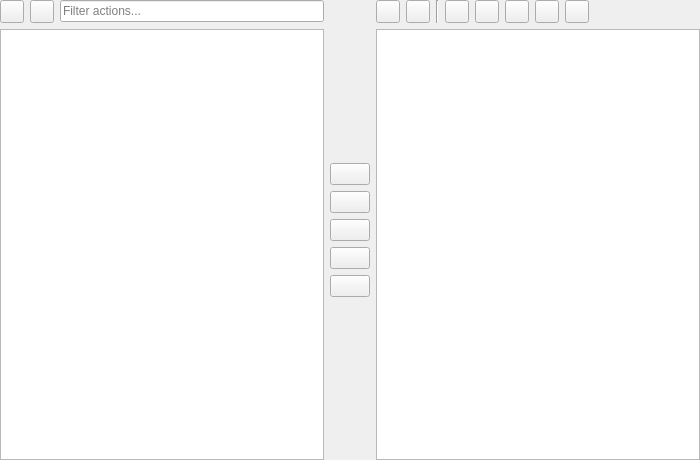
<?xml version="1.0" encoding="UTF-8"?>
<ui version="4.0">
 <class>LC_ActionsDualListWidget</class>
 <widget class="QWidget" name="LC_ActionsDualListWidget">
  <property name="geometry">
   <rect>
    <x>0</x>
    <y>0</y>
    <width>700</width>
    <height>460</height>
   </rect>
  </property>
  <layout class="QHBoxLayout" name="horizontalLayout_main">
   <property name="spacing">
    <number>6</number>
   </property>
   <property name="leftMargin">
    <number>0</number>
   </property>
   <property name="topMargin">
    <number>0</number>
   </property>
   <property name="rightMargin">
    <number>0</number>
   </property>
   <property name="bottomMargin">
    <number>0</number>
   </property>
   <item>
    <widget class="QWidget" name="paneAvailable" native="true">
     <layout class="QVBoxLayout" name="verticalLayout_avail">
      <property name="spacing">
       <number>6</number>
      </property>
      <property name="leftMargin">
       <number>0</number>
      </property>
      <property name="topMargin">
       <number>0</number>
      </property>
      <property name="rightMargin">
       <number>0</number>
      </property>
      <property name="bottomMargin">
       <number>0</number>
      </property>
      <item>
       <layout class="QHBoxLayout" name="horizontalLayout_availBar">
        <item>
         <widget class="QToolButton" name="tbExpandAll">
          <property name="toolTip">
           <string>Expand all action groups</string>
          </property>
          <property name="icon">
           <iconset resource="../../../../../../res/icons/icons.qrc">
            <normaloff>:/icons/expand_all.lci</normaloff>:/icons/expand_all.lci</iconset>
          </property>
         </widget>
        </item>
        <item>
         <widget class="QToolButton" name="tbCollapseAll">
          <property name="toolTip">
           <string>Collapse all action groups</string>
          </property>
          <property name="icon">
           <iconset resource="../../../../../../res/icons/icons.qrc">
            <normaloff>:/icons/collapse_all.lci</normaloff>:/icons/collapse_all.lci</iconset>
          </property>
         </widget>
        </item>
        <item>
         <widget class="LC_SearchLineEdit" name="leFilter">
          <property name="toolTip">
           <string>Filter available actions by name</string>
          </property>
          <property name="placeholderText">
           <string>Filter actions...</string>
          </property>
         </widget>
        </item>
       </layout>
      </item>
      <item>
       <widget class="QTreeView" name="tvAvailable">
        <property name="contextMenuPolicy">
         <enum>Qt::ContextMenuPolicy::CustomContextMenu</enum>
        </property>
        <property name="toolTip">
         <string>Available CAD actions grouped by category</string>
        </property>
        <property name="headerHidden">
         <bool>true</bool>
        </property>
       </widget>
      </item>
     </layout>
    </widget>
   </item>
   <item>
    <layout class="QVBoxLayout" name="verticalLayout_transfer">
     <item>
      <spacer name="verticalSpacer_transTop">
       <property name="orientation">
        <enum>Qt::Orientation::Vertical</enum>
       </property>
       <property name="sizeHint" stdset="0">
        <size>
         <width>20</width>
         <height>40</height>
        </size>
       </property>
      </spacer>
     </item>
     <item>
      <widget class="QPushButton" name="btnAdd">
       <property name="toolTip">
        <string>Add selected action to active group or root</string>
       </property>
       <property name="text">
        <string/>
       </property>
       <property name="icon">
        <iconset resource="../../../../../../res/icons/icons.qrc">
         <normaloff>:/icons/chevron_right.lci</normaloff>:/icons/chevron_right.lci</iconset>
       </property>
      </widget>
     </item>
     <item>
      <widget class="QPushButton" name="btnAddSeparator">
       <property name="toolTip">
        <string>Insert divider separator line</string>
       </property>
       <property name="text">
        <string/>
       </property>
       <property name="icon">
        <iconset resource="../../../../../../res/icons/icons.qrc">
         <normaloff>:/icons/separator_add.lci</normaloff>:/icons/separator_add.lci</iconset>
       </property>
      </widget>
     </item>
     <item>
      <widget class="QPushButton" name="btnAddGroup">
       <property name="toolTip">
        <string>Create a new action group / sub-menu</string>
       </property>
       <property name="text">
        <string/>
       </property>
       <property name="icon">
        <iconset resource="../../../../../../res/icons/icons.qrc">
         <normaloff>:/icons/create_menu.lci</normaloff>:/icons/create_menu.lci</iconset>
       </property>
      </widget>
     </item>
     <item>
      <widget class="QPushButton" name="btnRemove">
       <property name="toolTip">
        <string>Remove selected item</string>
       </property>
       <property name="text">
        <string/>
       </property>
       <property name="icon">
        <iconset resource="../../../../../../res/icons/icons.qrc">
         <normaloff>:/icons/chevron_left.lci</normaloff>:/icons/chevron_left.lci</iconset>
       </property>
      </widget>
     </item>
     <item>
      <widget class="QPushButton" name="btnRemoveAll">
       <property name="toolTip">
        <string>Remove all items</string>
       </property>
       <property name="text">
        <string/>
       </property>
       <property name="icon">
        <iconset resource="../../../../../../res/icons/icons.qrc">
         <normaloff>:/icons/chevron_left_all.lci</normaloff>:/icons/chevron_left_all.lci</iconset>
       </property>
      </widget>
     </item>
     <item>
      <spacer name="verticalSpacer_transBottom">
       <property name="orientation">
        <enum>Qt::Orientation::Vertical</enum>
       </property>
       <property name="sizeHint" stdset="0">
        <size>
         <width>20</width>
         <height>40</height>
        </size>
       </property>
      </spacer>
     </item>
    </layout>
   </item>
   <item>
    <widget class="QWidget" name="paneChosen" native="true">
     <property name="toolTip">
      <string> Drag and drop into groups or reorder</string>
     </property>
     <layout class="QVBoxLayout" name="verticalLayout_chosen">
      <property name="spacing">
       <number>6</number>
      </property>
      <property name="leftMargin">
       <number>0</number>
      </property>
      <property name="topMargin">
       <number>0</number>
      </property>
      <property name="rightMargin">
       <number>0</number>
      </property>
      <property name="bottomMargin">
       <number>0</number>
      </property>
      <item>
       <layout class="QHBoxLayout" name="horizontalLayout_chosenBar">
           <item>
               <widget class="QToolButton" name="tbExpandAllChosen">
                   <property name="toolTip">
                       <string>Expand all groups</string>
                   </property>
                   <property name="icon">
                       <iconset resource="../../../../../../res/icons/icons.qrc">
                           <normaloff>:/icons/expand_all.lci</normaloff>:/icons/expand_all.lci</iconset>
                   </property>
               </widget>
           </item>
           <item>
               <widget class="QToolButton" name="tbCollapseAllChosen">
                   <property name="toolTip">
                       <string>Collapse all groups</string>
                   </property>
                   <property name="icon">
                       <iconset resource="../../../../../../res/icons/icons.qrc">
                           <normaloff>:/icons/collapse_all.lci</normaloff>:/icons/collapse_all.lci</iconset>
                   </property>
               </widget>
           </item>
           <item>
               <widget class="Line" name="lineSepChosen">
                   <property name="orientation">
                       <enum>Qt::Orientation::Vertical</enum>
                   </property>
               </widget>
           </item>
        <item>
         <widget class="QToolButton" name="tbEdit">
          <property name="toolTip">
           <string>Edit group title, icon, or behavior</string>
          </property>
          <property name="icon">
           <iconset resource="../../../../../../res/icons/icons.qrc">
            <normaloff>:/icons/rename_active_block.lci</normaloff>:/icons/rename_active_block.lci</iconset>
          </property>
         </widget>
        </item>
        <item>
         <widget class="QToolButton" name="tbMoveUp">
          <property name="toolTip">
           <string>Move item up</string>
          </property>
          <property name="icon">
           <iconset resource="../../../../../../res/icons/icons.qrc">
            <normaloff>:/icons/up.lci</normaloff>:/icons/up.lci</iconset>
          </property>
         </widget>
        </item>
        <item>
         <widget class="QToolButton" name="tbMoveDown">
          <property name="toolTip">
           <string>Move item down</string>
          </property>
          <property name="icon">
           <iconset resource="../../../../../../res/icons/icons.qrc">
            <normaloff>:/icons/down.lci</normaloff>:/icons/down.lci</iconset>
          </property>
         </widget>
        </item>
        <item>
         <widget class="QToolButton" name="tbPromote">
          <property name="toolTip">
           <string>Move item out of current group to parent level (Alt+Left)</string>
          </property>
          <property name="icon">
           <iconset resource="../../../../../../res/icons/icons.qrc">
            <normaloff>:/icons/back.lci</normaloff>:/icons/back.lci</iconset>
          </property>
         </widget>
        </item>
        <item>
         <widget class="QToolButton" name="tbDelete">
          <property name="toolTip">
           <string>Delete selected item</string>
          </property>
          <property name="icon">
           <iconset resource="../../../../../../res/icons/icons.qrc">
            <normaloff>:/icons/remove.lci</normaloff>:/icons/remove.lci</iconset>
          </property>
         </widget>
        </item>
        <item>
         <widget class="QLabel" name="label">
          <property name="text">
           <string/>
          </property>
         </widget>
        </item>
        <item>
         <spacer name="horizontalSpacer_chosen">
          <property name="orientation">
           <enum>Qt::Orientation::Horizontal</enum>
          </property>
          <property name="sizeHint" stdset="0">
           <size>
            <width>40</width>
            <height>20</height>
           </size>
          </property>
         </spacer>
        </item>
       </layout>
      </item>
      <item>
       <widget class="QTreeWidget" name="twChosen">
        <property name="contextMenuPolicy">
         <enum>Qt::ContextMenuPolicy::CustomContextMenu</enum>
        </property>
        <property name="toolTip">
         <string>Included actions hierarchy. Drag and drop into groups or reorder</string>
        </property>
        <property name="dragDropMode">
         <enum>QAbstractItemView::DragDropMode::InternalMove</enum>
        </property>
        <property name="headerHidden">
         <bool>true</bool>
        </property>
        <column>
         <property name="text">
          <string notr="true">1</string>
         </property>
        </column>
       </widget>
      </item>
     </layout>
    </widget>
   </item>
  </layout>
 </widget>
 <customwidgets>
  <customwidget>
   <class>LC_SearchLineEdit</class>
   <extends>QLineEdit</extends>
   <header>lc_search_line_edit.h</header>
  </customwidget>
 </customwidgets>
 <resources>
  <include location="../../../../../../res/icons/icons.qrc"/>
 </resources>
 <connections/>
</ui>
